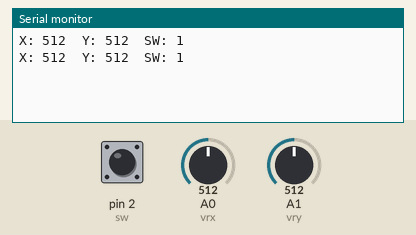
A sketch run on a simulated Arduino Uno, built with avr-gcc and run on an emulated ATmega328P. Parts: the last lines printed to the serial monitor. The inputs (shaded band) are chosen by the test bench; at power-on: A0 (vrx) = 512, pin 2 (sw) HIGH, A1 (vry) = 512.

Above: at 2.3 s.
2.4 s: A0 (vrx) set to 216
At 4.1 s:
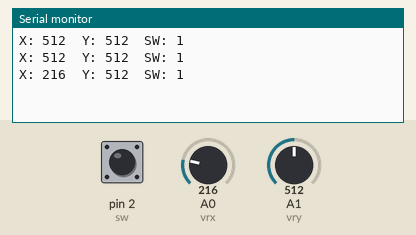
4.5 s: A0 (vrx) set to 189
At 5.9 s:
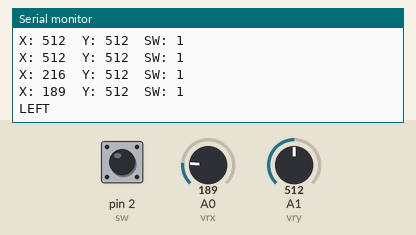
Timing chart, 0 to 7.5 s (numbered marks = the images above; inputs shaded):
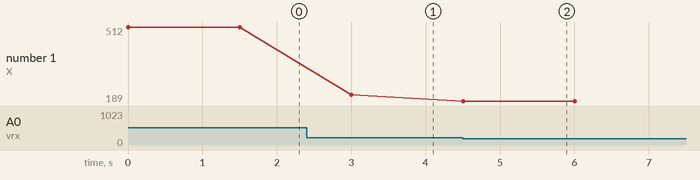

Measured:
- the behaviour switches between 200 and 199 on A0 (vrx) (found by bisection; images 1 and 2)
- after the input at 2.4 s, the serial monitor: prints a new line after 0.60 s (image 1)
- after the input at 4.5 s, the serial monitor: prints a new line at once (image 2)
- plotted number 1: 512 → 216 after the input at 2.4 s, 216 → 189 after the input at 4.5 s

The sketch:

sensor.ino
```cpp
#define vrx A0
#define vry A1
#define sw 2

void setup() {
  // put your setup code here, to run once:
  Serial.begin(9600);
  pinMode(vrx, INPUT);
  pinMode(vry, INPUT);
  pinMode(sw, INPUT_PULLUP);
}

void loop() {
  // put your main code here, to run repeatedly:
  int x_label = analogRead(vrx);
  int y_label = analogRead(vry);
  int swit = digitalRead(sw);
  Serial.print("X: ");
  Serial.print(x_label);
  Serial.print("\t"); //this prints a tab
  Serial.print("Y: ");
  Serial.print(y_label);
  Serial.print("\t"); //this prints a tab
  Serial.print("SW: ");
  Serial.println(swit);
  delay(1000);
  if (y_label > 900){
    Serial.print("UP");
    Serial.print("\t");
  }
  if (y_label < 200){
    Serial.print("DOWN");
    Serial.print("\n");
  }
  if (x_label > 900){
    Serial.print("RIGHT");
    Serial.print("\n");
  }
  if(x_label < 200){
    Serial.print("LEFT");
    Serial.print("\n");
  }
  delay(500);

}
```
